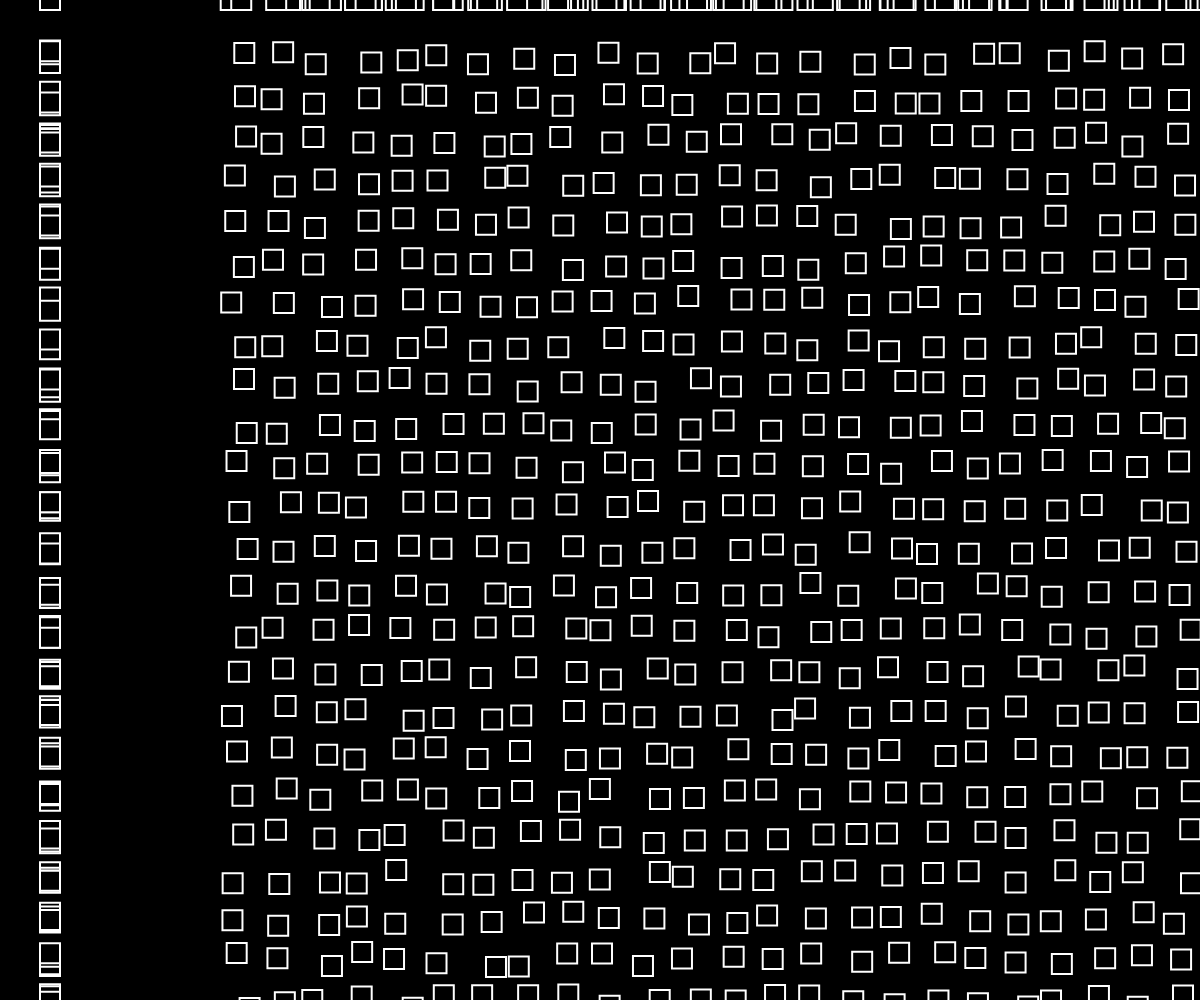
Frame 1 (no input)
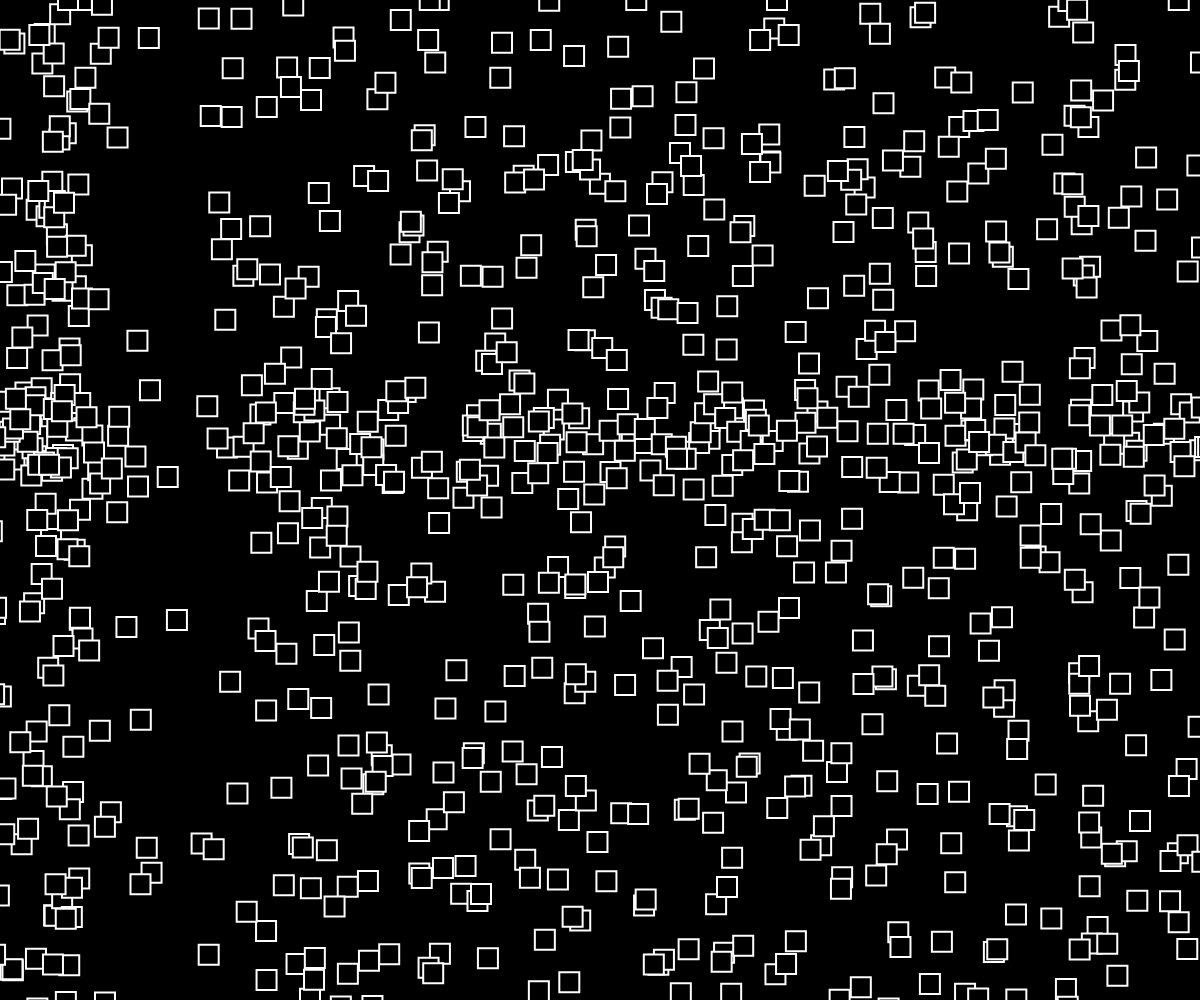
Frame 60 (no input)
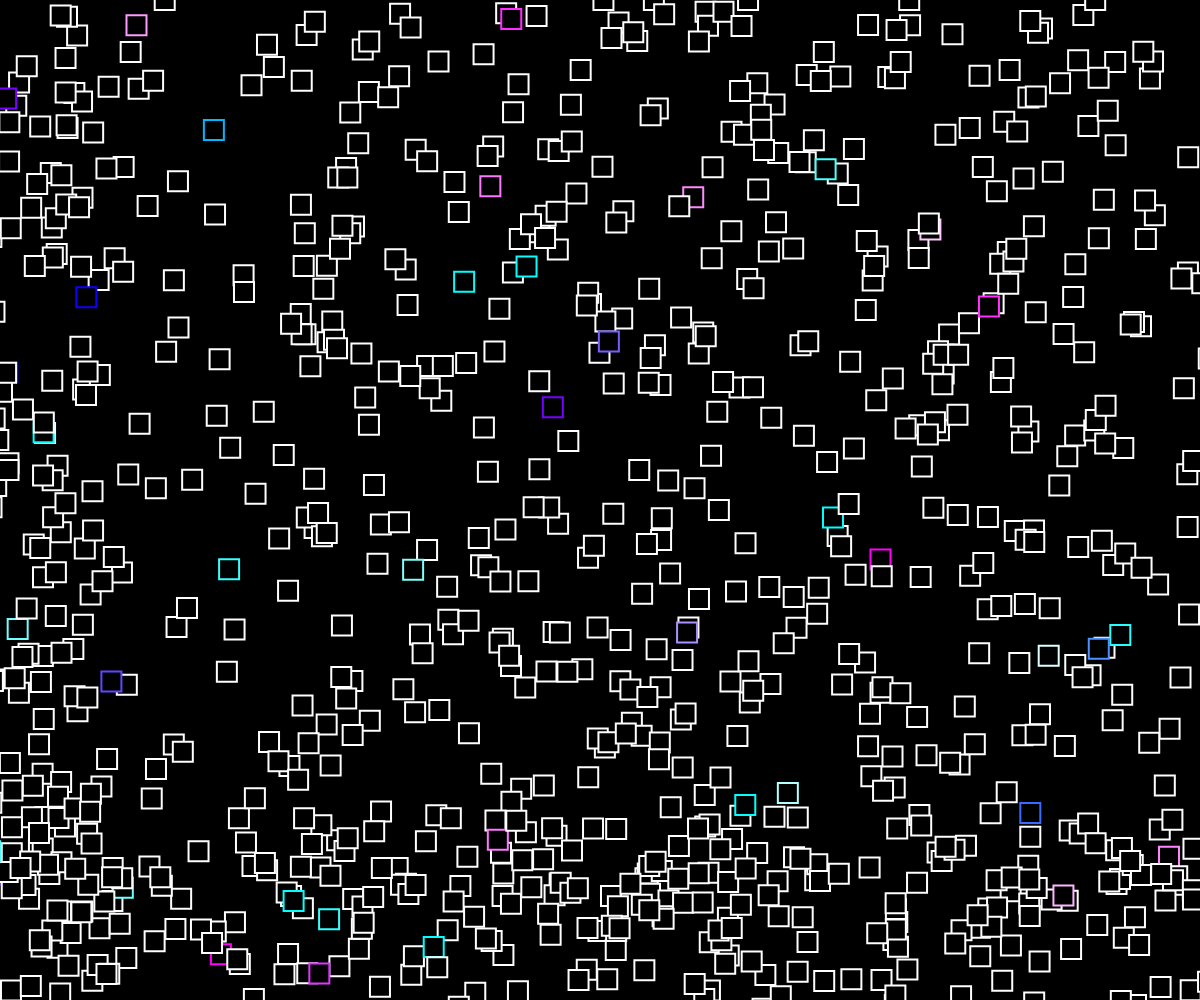
Frame 120 (the mouse pressed at the canvas centre since frame 60)

The p5.js sketch that drew these frames (run headless with seeded random() and noise() and a simulated clock; from frame 60 on, the mouse is pressed at the canvas centre):

// p5.js sketch
// ── sketch.js
const boxes = [];
const BOX_SIZE = 20;
const GAP = BOX_SIZE * 2;

const timer = 1000;
let time = 0;
function setup() {
  createCanvas(window.innerWidth, window.innerHeight);
  for (let x = 0; x <= 30; x++) {
    for (let y = 0; y <= 30; y++) {
      boxes.push(new Box(x + GAP * x, y + GAP * y, BOX_SIZE));
    }
  }
}

function draw() {
  background(0);
  boxes.forEach((box) => {
    box.update();
    box.draw();
  });

  if (millis() - time >= timer) {
    boxes[floor(random(0, boxes.length - 1))].updateStyle();
  }
}

class Box {
  constructor(x, y, size) {
    this.x = x + 190;
    this.y = y;
    this.w = size;
    this.h = size;
    this.gap = size * 2;
    this.fill = 0;
    this.stroke = 255;
  }

  update() {
    this.x += random(-1, 1) * 10;
    this.y += random(0, 15);

    this.x = this.x >= width ? 0 : this.x;
    this.y = this.y >= height ? -50 : this.y;
  }

  updateStyle() {
    this.stroke = color(
      randomGaussian(255, 255),
      randomGaussian(255, 255),
      randomGaussian(255),
      255
    );
  }

  draw() {
    fill(this.fill);
    stroke(this.stroke);
    strokeWeight(2);
    rect(this.x + this.gap, this.y + this.gap, this.w, this.h);
  }
}
